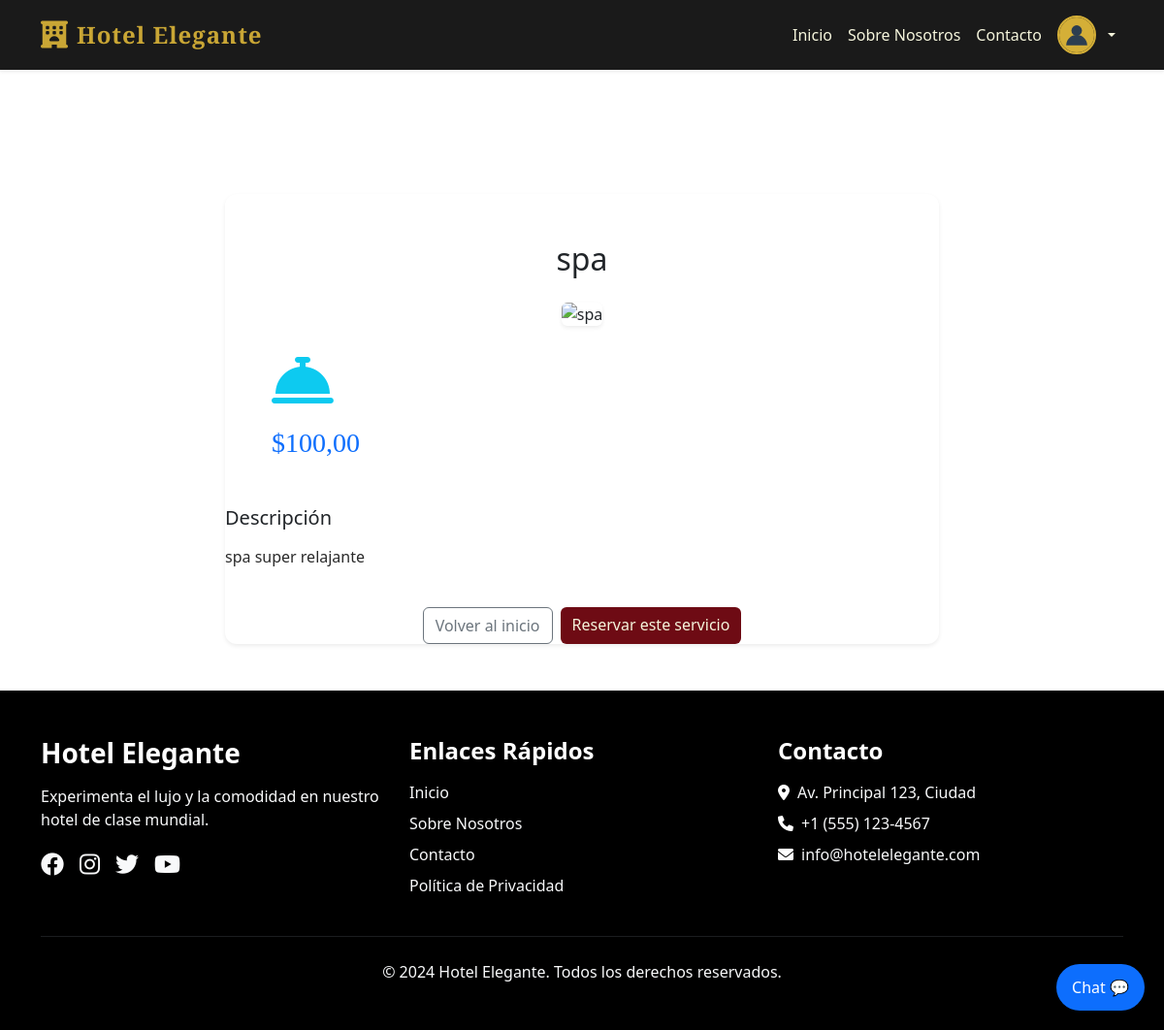
The page /servicio/1/ (signed in) on the database its author committed.
### administracion/models.py (models this page shows, shortened)
class Servicio(models.Model):
    nombre = models.CharField(max_length=100, unique=True)
    descripcion = models.TextField()
    precio = models.DecimalField(max_digits=10, decimal_places=2, validators=[MinValueValidator(0)])
    class Meta:
        ordering = ["nombre"]

### hotel/views.py (the view)
# urls.py: path('servicio/<int:servicio_id>/', views.servicio_detalle, name='servicio_detalle'),
def servicio_detalle(request, servicio_id):
    servicio = get_object_or_404(Servicio, id=servicio_id)
    return render(request, 'servicio_detalle.html', {'servicio': servicio})

### administracion/permissions.py (called while the page is built, shortened)
def obtener_roles_usuario(usuario):
    if not usuario.is_authenticated:
        return []
    return UsuarioRol.objects.filter(
        usuario=usuario,
        activo=True,
        rol__activo=True
    ).select_related('rol')

def es_super_admin(usuario):
    if not usuario.is_authenticated:
        return False
    if usuario.is_superuser:
        return True

def obtener_permisos_usuario(usuario):
    if not usuario.is_authenticated:
        return {}
    if usuario.is_superuser:
        from .models import Permiso
        permisos = Permiso.objects.all()
        permisos_dict = {}
        for permiso in permisos:
            if permiso.modulo not in permisos_dict:
                permisos_dict[permiso.modulo] = []
            permisos_dict[permiso.modulo].append(permiso.accion)
        return permisos_dict

def permisos_context(request):
    if request.user.is_authenticated:
        permisos_raw = obtener_permisos_usuario(request.user)
        return {
            'user_permissions': permisos_raw,
            'permisos': convertir_permisos_para_template(permisos_raw),
            'user_roles': [ur.rol for ur in obtener_roles_usuario(request.user)],
            'is_super_admin': es_super_admin(request.user),
        }
    return {}

### hotel/templates/servicio_detalle.html (shortened to what this page needs)
{% extends 'base.html' %}
{% load static %}
{% block content %}
<section class="py-5">
  <div class="container">
    <div class="row">
      <div class="col-lg-8 mx-auto">
        <div class="card border-0 shadow-sm">
          <div class="card-body p-5">
            <h1 class="card-title h2 mb-4 text-center">{{ servicio.nombre }}</h1>
            <div class="text-center mb-4">
              <img src="{% static 'img/lobby_escalera_unsplash.jpg' %}" alt="{{ servicio.nombre }}" class="img-fluid rounded shadow-sm">
            </div>
            <div class="icon-placeholder mb-3">
              <i class="fas fa-concierge-bell fa-4x text-info"></i>
            </div>
            <h3 class="text-primary mb-0">${{ servicio.precio }}</h3>
          </div>
          <div class="card-text mb-4">
            <h4 class="h5 mb-3">Descripción</h4>
            <p>{{ servicio.descripcion }}</p>
          </div>
          <div class="d-grid gap-2 d-md-flex justify-content-md-center">
            <a href="{% url 'index' %}" class="btn btn-outline-secondary">Volver al inicio</a>
            {% if user.is_authenticated %}
            <a href="#" class="btn btn-primary">Reservar este servicio</a>
            {% else %}
            <a href="{% url 'usuarios:login' %}?next={{ request.path }}" class="btn btn-primary">Iniciar sesión para reservar</a>
            {% endif %}
          </div>
        </div>
      </div>
    </div>
  </div>
</section>
{% endblock %}

### hotel/static/css/style.css (style rules this page uses)
:root { --vino: #6E0B14; --beige: #F5F5DC; --negro: #1A1A1A; --dorado: #C9A635; --texto: #2A2A2A; --bs-primary: var(--vino); --bs-secondary: var(--dorado); }
html { font-size: 16px; -webkit-text-size-adjust: 100%; }
.btn-vino, .btn.btn-primary { background-color: var(--vino) !important; color: var(--beige) !important; border: none; transition: all 0.3s ease; }
.card { border: none; border-radius: 12px; box-shadow: 0 4px 12px rgba(0,0,0,0.08); overflow: hidden; transition: transform 0.3s ease, box-shadow 0.3s ease; height: 100%; }
.card h3 { color: var(--vino); font-family: "Playfair Display", serif; }
.card p { color: var(--texto); }

### rows shown on the page
Servicio: nombre "spa", precio "100,00", descripcion "spa super relajante"
